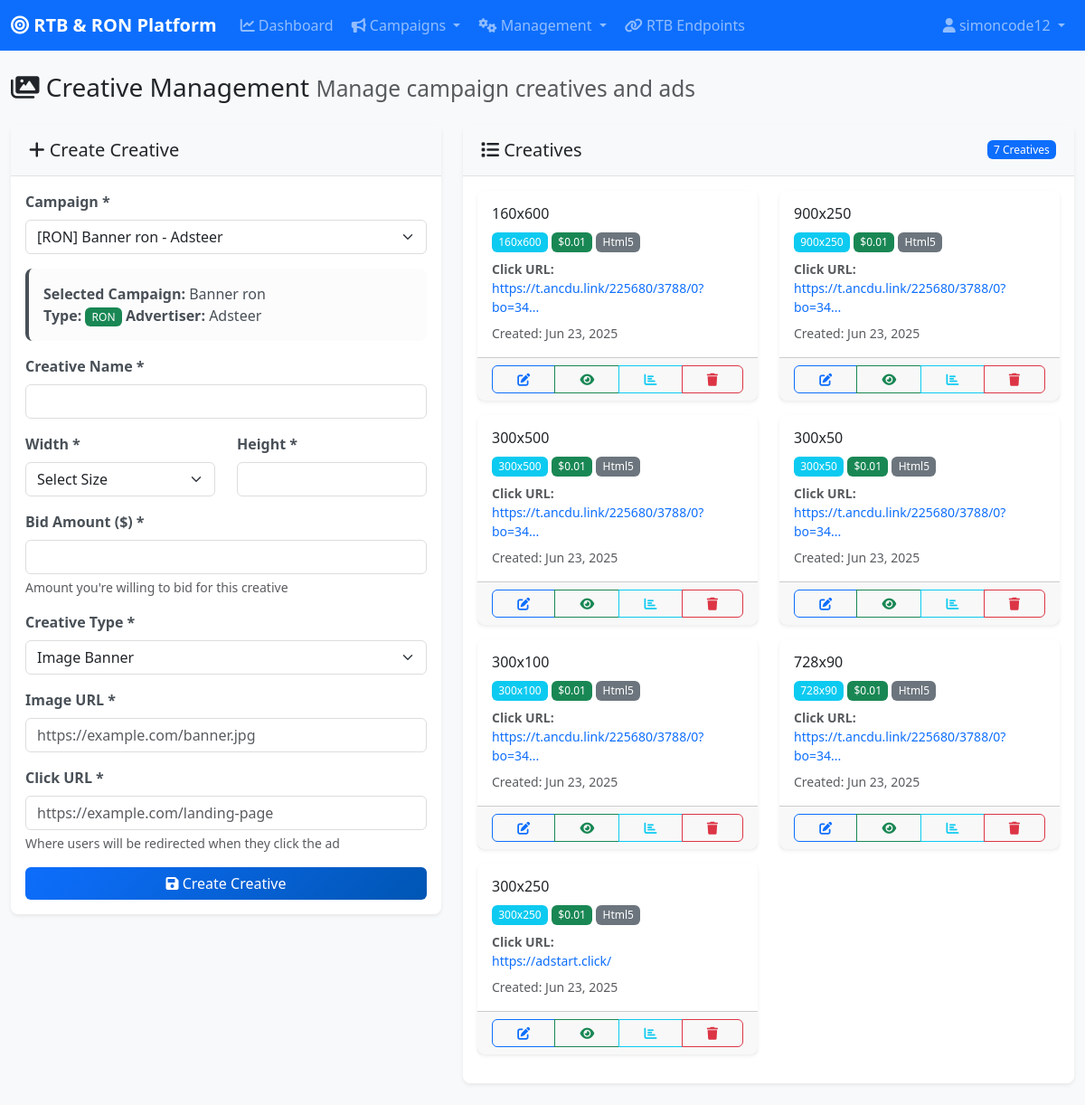
The page /admin/creative.php?campaign_id=6&type=ron (signed in) on the database as committed earlier.
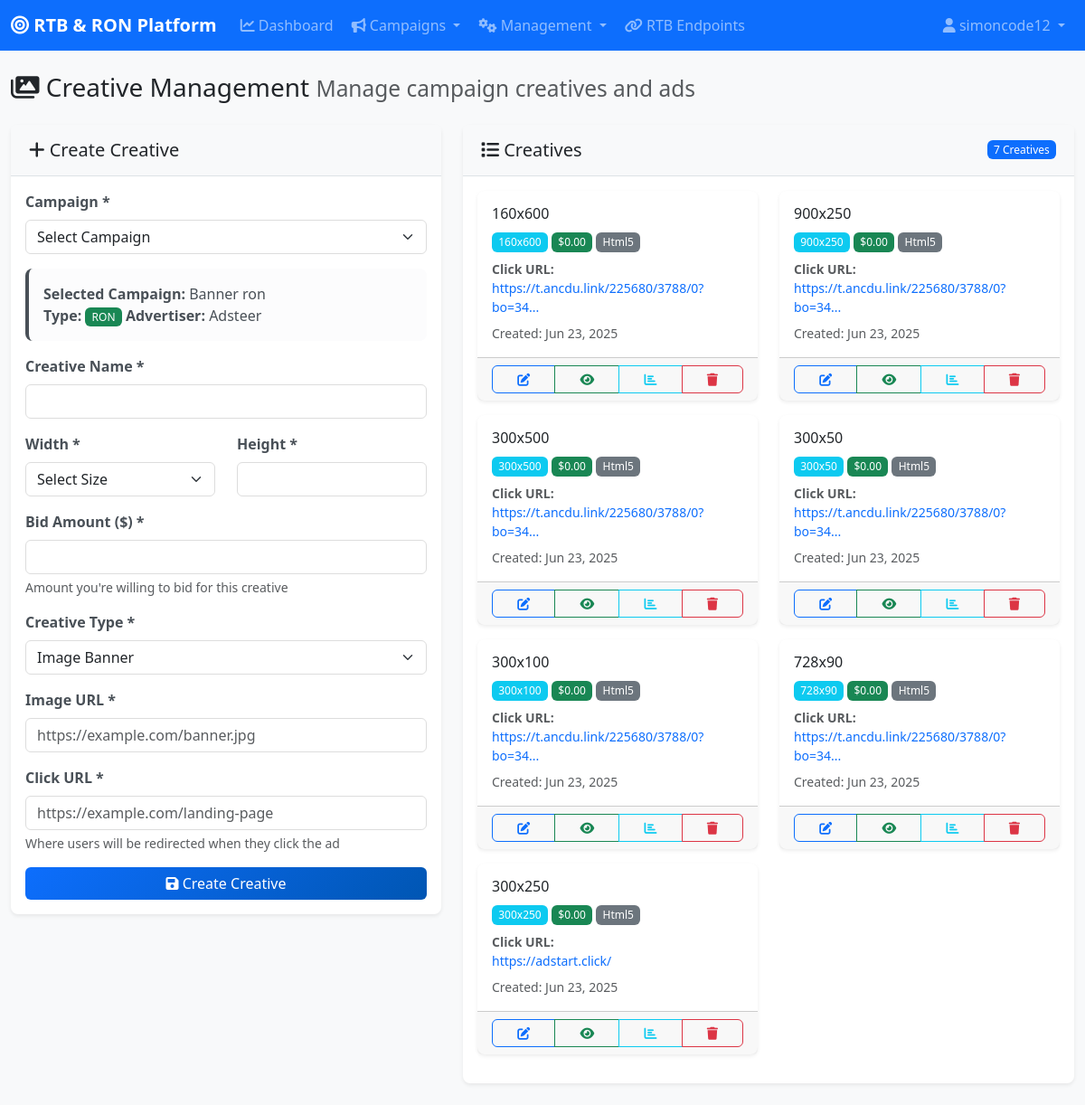
The same page on the database as committed later.
### tables this page shows
CREATE TABLE `campaigns` (
  `id` int(11) NOT NULL,
  `advertiser_id` int(11) DEFAULT NULL,
  `name` varchar(255) NOT NULL,
  `type` enum('rtb','ron') NOT NULL,
  `category_id` int(11) DEFAULT NULL,
  `bid_type` enum('cpm','cpc') DEFAULT 'cpm',
  `daily_budget` decimal(10,2) DEFAULT NULL,
  `total_budget` decimal(10,2) DEFAULT NULL,
  `daily_spent` decimal(10,2) DEFAULT 0.00,
  `total_spent` decimal(10,2) DEFAULT 0.00,
  `start_date` date DEFAULT NULL,
  `end_date` date DEFAULT NULL,
  `status` enum('active','paused','completed','pending') DEFAULT 'active',
  `endpoint_url` varchar(500) DEFAULT NULL,
  `target_countries` longtext DEFAULT NULL CHECK (json_valid(`target_countries`)),
  `target_browsers` longtext DEFAULT NULL CHECK (json_valid(`target_browsers`)),
  `target_devices` longtext DEFAULT NULL CHECK (json_valid(`target_devices`)),
  `target_os` longtext DEFAULT NULL CHECK (json_valid(`target_os`)),
  `banner_sizes` longtext DEFAULT NULL CHECK (json_valid(`banner_sizes`)),
  `created_at` timestamp NULL DEFAULT current_timestamp(),
  `updated_at` timestamp NULL DEFAULT current_timestamp() ON UPDATE current_timestamp()
);

CREATE TABLE `advertisers` (
  `id` int(11) NOT NULL,
  `name` varchar(255) NOT NULL,
  `email` varchar(100) DEFAULT NULL,
  `website` varchar(255) DEFAULT NULL,
  `contact_person` varchar(100) DEFAULT NULL,
  `phone` varchar(20) DEFAULT NULL,
  `balance` decimal(10,2) DEFAULT 0.00,
  `status` enum('active','inactive','pending') DEFAULT 'active',
  `created_at` timestamp NULL DEFAULT current_timestamp(),
  `updated_at` timestamp NULL DEFAULT current_timestamp() ON UPDATE current_timestamp(),
  `notes` text DEFAULT NULL
);

CREATE TABLE `creatives` (
  `id` int(11) NOT NULL,
  `campaign_id` int(11) DEFAULT NULL,
  `name` varchar(255) NOT NULL,
  `width` int(11) NOT NULL,
  `height` int(11) NOT NULL,
  `bid_amount` decimal(10,4) NOT NULL,
  `creative_type` enum('html5','image','video','third_party') DEFAULT 'image',
  `image_url` varchar(500) DEFAULT NULL,
  `video_url` varchar(500) DEFAULT NULL,
  `html_content` text DEFAULT NULL,
  `click_url` varchar(500) NOT NULL,
  `status` enum('active','inactive','pending','rejected') DEFAULT 'active',
  `created_at` timestamp NULL DEFAULT current_timestamp(),
  `updated_at` timestamp NULL DEFAULT current_timestamp() ON UPDATE current_timestamp()
);

### config/database.php (called while the page is built, shortened)
<?php
function formatCurrency($amount) {
    return '$' . number_format($amount, 2);
}
?>

### admin/creative.php (the view, shortened to what this page needs)
<?php
include 'includes/header.php';
$campaign_id = $_GET['campaign_id'] ?? null;
$campaign = null;
if ($campaign_id) {
    $stmt = $pdo->prepare("SELECT c.*, a.name as advertiser_name FROM campaigns c LEFT JOIN advertisers a ON c.advertiser_id = a.id WHERE c.id = ?");
    $stmt->execute([$campaign_id]);
    $campaign = $stmt->fetch();
}
$campaigns = $pdo->query("
    SELECT c.id, c.name, c.type, a.name as advertiser_name
    FROM campaigns c
    LEFT JOIN advertisers a ON c.advertiser_id = a.id
    WHERE c.status = 'active'
    ORDER BY c.created_at DESC
")->fetchAll();
$creatives = [];
if ($campaign_id) {
    $stmt = $pdo->prepare("SELECT * FROM creatives WHERE campaign_id = ? ORDER BY created_at DESC");
    $stmt->execute([$campaign_id]);
    $creatives = $stmt->fetchAll();
}
?>
<div class="row">
    <div class="col-12">
        <h1 class="h3 mb-4">
            <i class="fas fa-images"></i> Creative Management
            <small class="text-muted">Manage campaign creatives and ads</small>
        </h1>
    </div>
</div>
<div class="row">
    <div class="col-lg-5 mb-4">
        <div class="card">
            <div class="card-header">
                <h5 class="mb-0"><i class="fas fa-plus"></i> Create Creative</h5>
            </div>
            <div class="card-body">
                <form method="POST" id="creativeForm">
                    <div class="mb-3">
                        <label for="campaign_id" class="form-label">Campaign *</label>
                        <select class="form-select" id="campaign_id" name="campaign_id" required onchange="this.form.submit()">
                            <option value="">Select Campaign</option>
                            <?php foreach ($campaigns as $camp): ?>
                                <option value="<?php echo $camp['id']; ?>" <?php echo ($campaign_id == $camp['id']) ? 'selected' : ''; ?>>
                                    [<?php echo strtoupper($camp['type']); ?>] <?php echo htmlspecialchars($camp['name']); ?> - <?php echo htmlspecialchars($camp['advertiser_name']); ?>
                                </option>
                            <?php endforeach; ?>
                        </select>
                    </div>
                    <?php if ($campaign): ?>
                        <div class="alert alert-light">
                            <strong>Selected Campaign:</strong> <?php echo htmlspecialchars($campaign['name']); ?><br>
                            <strong>Type:</strong> <span class="badge bg-<?php echo $campaign['type'] == 'rtb' ? 'primary' : 'success'; ?>"><?php echo strtoupper($campaign['type']); ?></span>
                            <strong>Advertiser:</strong> <?php echo htmlspecialchars($campaign['advertiser_name']); ?>
                        </div>
                        <div class="mb-3">
                            <label for="name" class="form-label">Creative Name *</label>
                            <input type="text" class="form-control" id="name" name="name" required>
                        </div>
                        <div class="row">
                            <div class="col-6 mb-3">
                                <label for="width" class="form-label">Width *</label>
                                <select class="form-select" id="width" name="width" required onchange="updateHeight()">
                                    <option value="">Select Size</option>
                                </select>
                            </div>
                            <div class="col-6 mb-3">
                                <label for="height" class="form-label">Height *</label>
                                <input type="number" class="form-control" id="height" name="height" required readonly>
                            </div>
                        </div>
                        <div class="mb-3">
                            <label for="bid_amount" class="form-label">Bid Amount ($) *</label>
                            <input type="number" class="form-control" id="bid_amount" name="bid_amount"
                                   step="0.0001" min="0" required>
                            <div class="form-text">Amount you're willing to bid for this creative</div>
                        </div>
                        <div class="mb-3">
                            <label for="creative_type" class="form-label">Creative Type *</label>
                            <select class="form-select" id="creative_type" name="creative_type" required onchange="toggleCreativeFields()">
                                <option value="image">Image Banner</option>
                            </select>
                        </div>
                        <div id="image_fields" class="creative-fields">
                            <div class="mb-3">
                                <label for="image_url" class="form-label">Image URL *</label>
                                <input type="url" class="form-control" id="image_url" name="image_url"
                                       placeholder="https://example.com/banner.jpg">
                            </div>
                        </div>
                        <div class="mb-3">
                            <label for="click_url" class="form-label">Click URL *</label>
                            <input type="url" class="form-control" id="click_url" name="click_url" required
                                   placeholder="https://example.com/landing-page">
                            <div class="form-text">Where users will be redirected when they click the ad</div>
                        </div>
                        <button type="submit" class="btn btn-primary w-100">
                            <i class="fas fa-save"></i> Create Creative
                        </button>
                    <?php endif; ?>
                </form>
            </div>
        </div>
    </div>
    <div class="col-lg-7 mb-4">
        <div class="card">
            <div class="card-header d-flex justify-content-between align-items-center">
                <h5 class="mb-0"><i class="fas fa-list"></i> Creatives</h5>
                <?php if ($campaign): ?>
                    <span class="badge bg-primary"><?php echo count($creatives); ?> Creatives</span>
                <?php endif; ?>
            </div>
            <div class="card-body">
                <?php if (!$campaign): ?>
                    <div class="text-center py-4">
                        <i class="fas fa-images fa-3x text-muted mb-3"></i>
                        <p class="text-muted">Select a campaign to view and manage creatives.</p>
                    </div>
                <?php else: ?>
                    <div class="row">
                        <?php foreach ($creatives as $creative): ?>
                            <div class="col-md-6 mb-3">
                                <div class="card h-100">
                                    <div class="card-body">
                                        <h6 class="card-title"><?php echo htmlspecialchars($creative['name']); ?></h6>
                                        <div class="mb-2">
                                            <span class="badge bg-info"><?php echo $creative['width']; ?>x<?php echo $creative['height']; ?></span>
                                            <span class="badge bg-success"><?php echo formatCurrency($creative['bid_amount']); ?></span>
                                            <span class="badge bg-secondary"><?php echo ucfirst($creative['creative_type']); ?></span>
                                        </div>
                                        <div class="text-muted small mb-2">
                                            <strong>Click URL:</strong><br>
                                            <a href="<?php echo htmlspecialchars($creative['click_url']); ?>" target="_blank" class="text-decoration-none">
                                                <?php echo htmlspecialchars(substr($creative['click_url'], 0, 40)) . (strlen($creative['click_url']) > 40 ? '...' : ''); ?>
                                            </a>
                                        </div>
                                        <div class="text-muted small">
                                            Created: <?php echo date('M j, Y', strtotime($creative['created_at'])); ?>
                                        </div>
                                    </div>
                                    <div class="card-footer">
                                        <div class="btn-group btn-group-sm w-100">
                                            <button class="btn btn-outline-primary" data-bs-toggle="tooltip" title="Edit">
                                                <i class="fas fa-edit"></i>
                                            </button>
                                            <button class="btn btn-outline-success" data-bs-toggle="tooltip" title="Preview">
                                                <i class="fas fa-eye"></i>
                                            </button>
                                            <button class="btn btn-outline-info" data-bs-toggle="tooltip" title="Stats">
                                                <i class="fas fa-chart-bar"></i>
                                            </button>
                                            <button class="btn btn-outline-danger btn-delete" data-bs-toggle="tooltip" title="Delete">
                                                <i class="fas fa-trash"></i>
                                            </button>
                                        </div>
                                    </div>
                                </div>
                            </div>
                        <?php endforeach; ?>
                    </div>
                <?php endif; ?>
            </div>
        </div>
    </div>
</div>
<?php include 'includes/footer.php'; ?>

### admin/includes/header.php (shortened to what this page needs)
<?php
require_once '../config/database.php';
$current_page = basename($_SERVER['PHP_SELF'], '.php');
?>
<!DOCTYPE html>
<html lang="en">
<head>
    <link href="https://cdn.jsdelivr.net/npm/bootstrap@5.3.0/dist/css/bootstrap.min.css" rel="stylesheet">
    <link href="https://cdnjs.cloudflare.com/ajax/libs/font-awesome/6.0.0/css/all.min.css" rel="stylesheet">
    <link href="../asset/css/style.css" rel="stylesheet">
</head>
<body>
    <?php if (isset($_SESSION['user_id'])): ?>
    <nav class="navbar navbar-expand-lg navbar-dark bg-primary">
        <div class="container-fluid">
            <a class="navbar-brand" href="dashboard.php">
                <i class="fas fa-bullseye"></i> RTB & RON Platform
            </a>
            <div class="collapse navbar-collapse" id="navbarNav">
                <ul class="navbar-nav me-auto">
                    <li class="nav-item">
                        <a class="nav-link <?php echo $current_page == 'dashboard' ? 'active' : ''; ?>" href="dashboard.php">
                            <i class="fas fa-chart-line"></i> Dashboard
                        </a>
                    </li>
                    <li class="nav-item dropdown">
                        <a class="nav-link dropdown-toggle" href="#" id="campaignsDropdown" role="button" data-bs-toggle="dropdown">
                            <i class="fas fa-bullhorn"></i> Campaigns
                        </a>
                    </li>
                    <li class="nav-item dropdown">
                        <a class="nav-link dropdown-toggle" href="#" id="managementDropdown" role="button" data-bs-toggle="dropdown">
                            <i class="fas fa-cogs"></i> Management
                        </a>
                    </li>
                    <li class="nav-item">
                        <a class="nav-link <?php echo $current_page == 'rtb-buy' ? 'active' : ''; ?>" href="rtb-buy.php">
                            <i class="fas fa-link"></i> RTB Endpoints
                        </a>
                    </li>
                </ul>
                <ul class="navbar-nav">
                    <li class="nav-item dropdown">
                        <a class="nav-link dropdown-toggle" href="#" id="userDropdown" role="button" data-bs-toggle="dropdown">
                            <i class="fas fa-user"></i> <?php echo htmlspecialchars($_SESSION['username']); ?>
                        </a>
                    </li>
                </ul>
            </div>
        </div>
    </nav>
    <?php endif; ?>
    <div class="container-fluid mt-4">

### admin/includes/footer.php (shortened to what this page needs)
    </div>
</body>
</html>

### asset/css/style.css (style rules this page uses)
:root { --primary-color: #0d6efd; --secondary-color: #6c757d; --success-color: #198754; --warning-color: #ffc107; --danger-color: #dc3545; --info-color: #0dcaf0; --light-color: #f8f9fa; --dark-color: #212529; --sidebar-width: 280px; }
body { font-family: 'Segoe UI', Tahoma, Geneva, Verdana, sans-serif; background-color: #f8f9fa; transition: all 0.3s ease; }
.navbar-brand { font-weight: bold; font-size: 1.25rem; }
.navbar-nav .nav-link { border-radius: 5px; margin: 0 2px; transition: background-color 0.3s ease; }
.card { border: none; box-shadow: 0 0.125rem 0.25rem rgba(0, 0, 0, 0.075); border-radius: 0.5rem; transition: transform 0.2s ease, box-shadow 0.2s ease; }
.card-header { background-color: #f8f9fa; border-bottom: 1px solid #dee2e6; font-weight: 600; padding: 1rem 1.25rem; }
.btn { border-radius: 0.375rem; font-weight: 500; transition: all 0.2s ease; }
.btn-primary { background: linear-gradient(135deg, #0d6efd 0%, #0056b3 100%); border: none; }
.form-control, .form-select { border: 1px solid #ddd; border-radius: 0.375rem; transition: border-color 0.2s ease, box-shadow 0.2s ease; }
.form-label { font-weight: 600; color: #495057; margin-bottom: 0.5rem; }
.badge { font-weight: 500; font-size: 0.75em; padding: 0.4em 0.6em; border-radius: 0.375rem; }
.alert { border: none; border-radius: 0.5rem; border-left: 4px solid; }

Rows that differ between the two databases and show on the page:
changed creatives (number 1 of 7 on the later page): bid_amount "$0.01" → "$0.00"
changed creatives (number 2 of 7 on the later page): bid_amount "$0.01" → "$0.00"
changed creatives (number 3 of 7 on the later page): bid_amount "$0.01" → "$0.00"
changed creatives (number 4 of 7 on the later page): bid_amount "$0.01" → "$0.00"
changed creatives (number 5 of 7 on the later page): bid_amount "$0.01" → "$0.00"
changed creatives (number 6 of 7 on the later page): bid_amount "$0.01" → "$0.00"
changed creatives "https://adstart.click/": bid_amount "$0.01" → "$0.00"
Other text that changed with them:
form field campaign_id: "[RON] Banner ron - Adsteer" → "Select Campaign"
